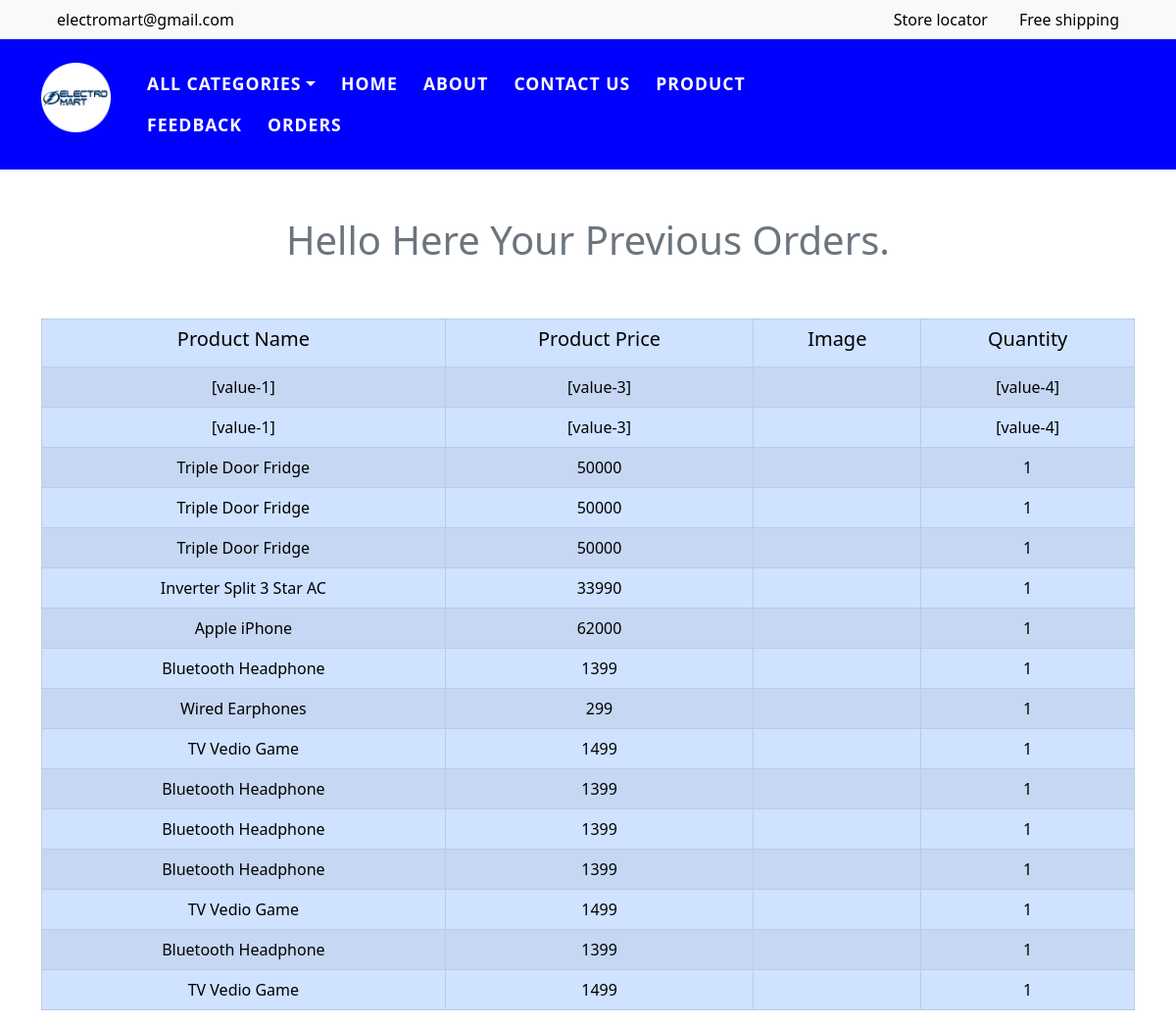
The page /previous.php on the database its author committed.
### tables this page shows
CREATE TABLE `cart` (
  `order_id` int(255) NOT NULL,
  `uname` varchar(255) NOT NULL,
  `pname` varchar(255) NOT NULL,
  `piamge` varchar(255) NOT NULL,
  `pprice` varchar(100) NOT NULL,
  `pquantity` varchar(111) NOT NULL
);

### previous.php (the view, shortened to what this page needs)
<!DOCTYPE html>
<html lang="en">
<head>
    <?php include_once './template-parts/header.php'; ?>
<?php include_once './template-parts/header-2.php'; ?>
<?php
include("connection.php");
?>
</head>
<body>
<?php
$user = $_SESSION['username'];
$userr = strtoupper($user);
?>
<div class="container mt-5 realated-products image-size">
<div class="row g-5 d-flex justify-content-center">
<div class="d-flex align-items-center justify-content-center text-secondary">
<?php  echo "<h1>Hello  $userr  Here Your Previous Orders.</h1>"?>
 </div>
    <div class="d-flex justify-content-center">
    <table class="table table-striped table-bordered table-primary table-border border-2 rounded-top text-center">
        <thead class="mb-5">
            <tr>
                <th scope="col"><h5>Product Name</th>
                <th scope="col"><h5>Product Price</th>
                <th scope="col"><h5>Image</th>
                <th scope="col"><h5>Quantity</th>
            </tr>
        </thead>
        <tbody class="text-center">
        <?php
$selectquery = "(select * from cart where uname= '$user')";
$query = mysqli_query($conn , $selectquery);
while($orders = mysqli_fetch_array($query)){
    ?>
                <tr>
                    <td><?php echo $orders['pname']  ?></td>
                    <td><?php echo $orders['pprice']  ?></td>
                    <td>
                 </td>
                    <td><?php echo $orders['pquantity']  ?></td>
                </tr>
            <?php
            }
            ?>
        </tbody>
    </table>
    </div>
</div>
</div>
</body>
</html>

### template-parts/header.php (shortened to what this page needs)
<!doctype html>
<html lang="en">
  <head>
    <link href="./assets/css/bootstrap.min.css" rel="stylesheet">
    <link rel="stylesheet" href="./assets/css/animate.min.css">
    <link rel="stylesheet" href="./assets/css/aos.css" />
    <link rel="stylesheet" href="./assets/css/slick_slick.css" />
    <link rel="stylesheet" href="./assets/css/slick-theme.css" />
    <link rel="stylesheet" href="./assets/css/app.css">
  </head>
<body>

### template-parts/header-2.php (shortened to what this page needs)
<header class="header-2" id="myHeader">
    <div class="top-bar bg-light">
        <div class="container">
            <div class="row">
                <div class="col-md-6">
                    <ul class="nav justify-content-start">
                        <li class="nav-item fs-6"><a href="#" class="nav-link"><i class="fa-solid fa-envelope"></i> electromart@gmail.com</a></li>
                    </ul>
                </div>
                <div class="col-md-6">
                    <ul class="nav justify-content-end">
                        <li  class="nav-item">
                            <a href="#"  class="nav-link"><i class="fa-solid fa-location-dot"></i> Store locator</a>
                        </li>
                        <li  class="nav-item">
                            <a href="#" class="nav-link"><i class="fa-solid fa-truck"></i> Free shipping</a>
                        </li>
                    </ul>
                </div>
            </div>
        </div>
    </div>
    <div class="menu-bar admin-menu-2 py-4">
        <div class="container">
            <div class="row">
                <div class="col-md-1">
                    <div class="img-wrapper">
                    <a href="index.php"> <img src="./assets/img/logo/electrologo.png" alt="image can't display" class="img-fluid" width="100">
                    </a>
                    </div>
                </div>
                <div class="col-md-8 d-flex align-items-center">
                    <ul class="nav nav-actions">
                            <li class="nav-item dropdown">
                                <a class="nav-link dropdown-toggle" href="#" role="button" data-bs-toggle="dropdown" aria-expanded="false">
                                All Categories</a>
                            </li>
                            <li class="nav-item">
                                <a href="index.php" class="nav-link">Home</a>
                            </li>
                            <li class="nav-item">
                                <a href="about.php" class="nav-link">About</a>
                            </li>
                            <li class="nav-item">
                                <a href="contact.php" class="nav-link">Contact us</a>
                            </li>
                            <li class="nav-item">
                                <a href="category3.php" class="nav-link">Product</a>
                            </li>
                            <li class="nav-item">
                                <a href="feedback.php" class="nav-link">Feedback</a>
                            </li>
                            <li class="nav-item">
                                <a href="previous.php" class="nav-link">orders</a>
                            </li>
                        </ul>
                    </div>
                <div class="col-md-3 d-flex align-items-center">
                    <ul class="nav nav-actions">
                        <li class="nav-item">
                            <a class="nav-link" data-toggle="tooltip" data-placement="top"
                               title="Search" data-bs-toggle="modal"
                               data-bs-target="#searchModal">
                            </a>
                        </li>
                        <li class="nav-item">
                            <a href="wishlist.php" class="nav-link" data-toggle="tooltip" data-placement="top" title="Wishlist">
                            </a>
                        </li>
                        <li class="nav-item">
                            <a href="carts.php" class="nav-link" data-toggle="tooltip" data-placement="top" title="Shopping Bag">
                            </a>
                        </li>
                        <li class="nav-item">
                        <?php
					if(!isset($_SESSION['username']))
					{
					?> <a href="signup.php" class="nav-link" data-toggle="tooltip" data-placement="top" title="My Account"><i class="fa-solid fa-user"></i>
                    </a>
                        <?php }else { ?>
				<a href="logout.php" class="nav-link" style="font-size:17px">
                <i class="fa-solid fa-user" title="LogOut"></i>
					<?Php echo "LogOut";}?>
                        </li>
                    </ul>
                </div>
            </div>
        </div>
    </div>
</header>

### assets/css/app.css (style rules this page uses)
:root { --bs-breadcrumb-divider: ">"; --em-primary: ; --em-secondary: #ffa500; --em-black: #000000; --em-white: #ffffff; --em-blue: #0000ff; }
body { overflow-x: hidden; }
.top-bar .nav .nav-item a { color: var(--em-black); }
.header-2 .menu-bar { z-index: 9; width: 100%; background-color: var(--em-blue); }
.header-2 .menu-bar .nav>li>a { color: var(--em-white); font-size: 1.2em; font-weight: 600; letter-spacing: 1px; text-transform: uppercase; }
.menu-bar .nav.nav-actions li a { padding-left: 13px; padding-right: 13px; border-radius: 100px; }
.admin-menu-2.menu-bar .nav.nav-actions li a { font-size: 1.10em; }

### previous.php (style rules this page uses)
body { background-color: green; }

### rows shown on the page
cart: pname "[value-1]", pprice "[value-3]", pquantity "[value-4]"
cart: pname "[value-1]", pprice "[value-3]", pquantity "[value-4]"
cart: pname "Triple Door Fridge", pprice "50000", pquantity "1"
cart: pname "Triple Door Fridge", pprice "50000", pquantity "1"
cart: pname "Triple Door Fridge", pprice "50000", pquantity "1"
cart: pname "Inverter Split 3 Star AC", pprice "33990", pquantity "1"
cart: pname "Apple iPhone", pprice "62000", pquantity "1"
cart: pname "Bluetooth Headphone", pprice "1399", pquantity "1"
cart: pname "Wired Earphones", pprice "299", pquantity "1"
cart: pname "TV Vedio Game", pprice "1499", pquantity "1"
cart: pname "Bluetooth Headphone", pprice "1399", pquantity "1"
cart: pname "Bluetooth Headphone", pprice "1399", pquantity "1"
cart: pname "Bluetooth Headphone", pprice "1399", pquantity "1"
cart: pname "TV Vedio Game", pprice "1499", pquantity "1"
cart: pname "Bluetooth Headphone", pprice "1399", pquantity "1"
cart: pname "TV Vedio Game", pprice "1499", pquantity "1"
